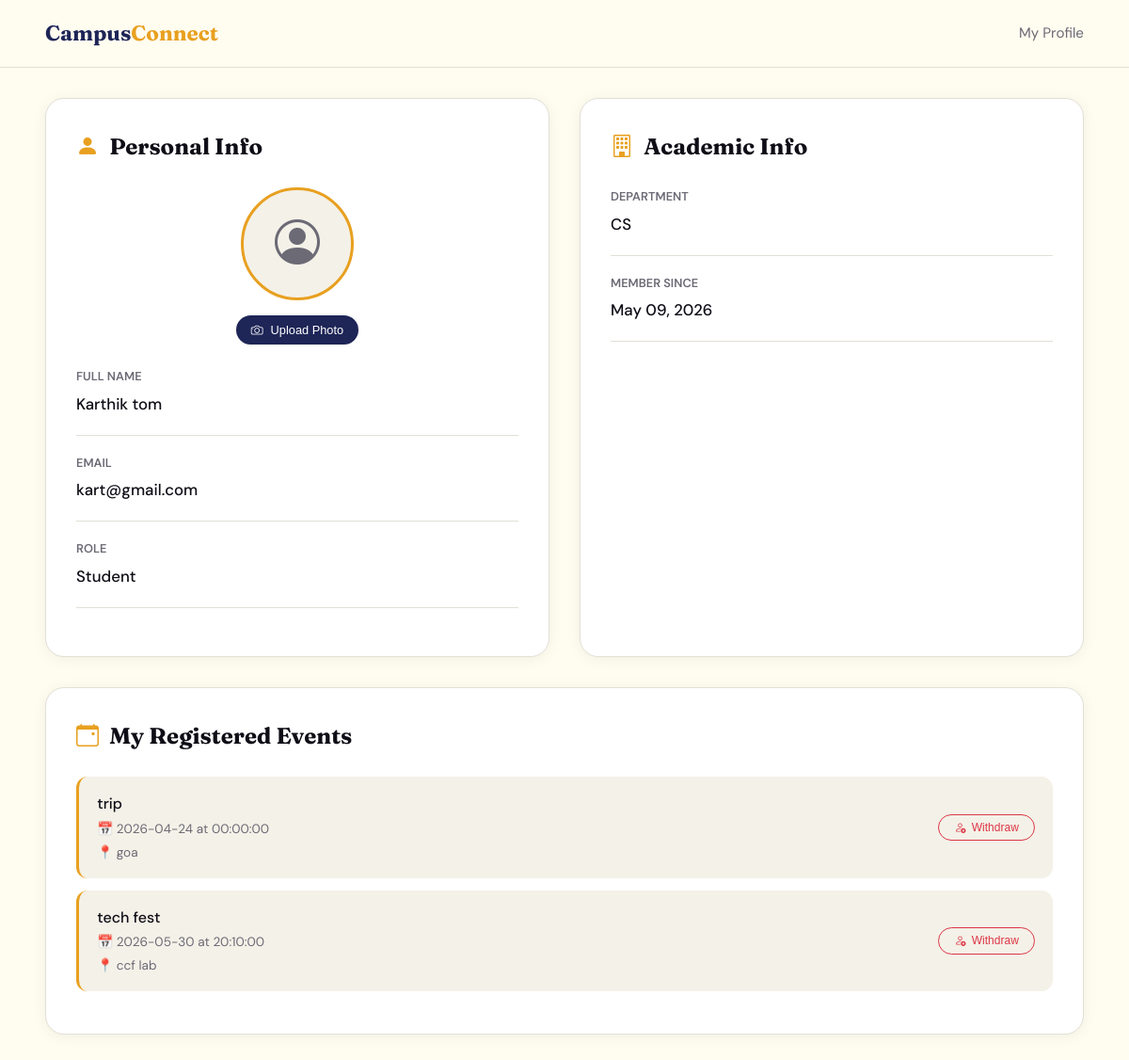
Screenshot of /student_profile.php (signed in) with the database file from the repository.
### tables this page shows
CREATE TABLE `users` (
  `id` int(11) NOT NULL,
  `name` varchar(100) DEFAULT NULL,
  `email` varchar(150) DEFAULT NULL,
  `password` varchar(255) DEFAULT NULL,
  `role` enum('student','organizer','admin') DEFAULT 'student',
  `created_at` timestamp NOT NULL DEFAULT current_timestamp(),
  `department` varchar(100) DEFAULT NULL,
  `profile_photo` varchar(255) DEFAULT NULL,
  `phone` varchar(20) DEFAULT NULL
);

CREATE TABLE `registrations` (
  `id` int(11) NOT NULL,
  `user_id` int(11) NOT NULL,
  `event_id` int(11) NOT NULL,
  `registered_at` timestamp NOT NULL DEFAULT current_timestamp()
);

CREATE TABLE `events` (
  `id` int(11) NOT NULL,
  `title` varchar(200) DEFAULT NULL,
  `description` text DEFAULT NULL,
  `category` enum('tech','cultural','sports','workshop','seminar') DEFAULT NULL,
  `event_date` date DEFAULT NULL,
  `venue` varchar(150) DEFAULT NULL,
  `capacity` int(11) DEFAULT 100,
  `organizer_id` int(11) DEFAULT NULL,
  `status` enum('pending','approved','rejected') DEFAULT 'pending',
  `created_at` timestamp NOT NULL DEFAULT current_timestamp(),
  `event_time` time DEFAULT NULL,
  `date` date DEFAULT NULL,
  `is_past` tinyint(1) DEFAULT 0,
  `images` text DEFAULT NULL
);

### functions.php (called while the page is built, shortened)
<?php
require_once 'config.php';
function getCurrentUser(){
    global $conn;
    $stmt = $conn->prepare("SELECT * FROM users WHERE id=?");
    $stmt->bind_param("i", $_SESSION['user_id']);
    $stmt->execute();
    return $stmt->get_result()->fetch_assoc();
}
function getUserEvents($user_id) {
    global $conn;
    $query = "SELECT e.*, r.id as registration_id
              FROM events e
              JOIN registrations r ON e.id = r.event_id
              WHERE r.user_id = ?
              ORDER BY e.event_date ASC";
    $stmt = $conn->prepare($query);
    $stmt->bind_param("i", $user_id);
    $stmt->execute();
    return $stmt->get_result()->fetch_all(MYSQLI_ASSOC);
}
?>

### student_profile.php (the view, shortened to what this page needs)
<?php
require_once 'functions.php';
$user = getCurrentUser();
$events = getUserEvents($_SESSION['user_id']);
$profile_photo =
    !empty($user['profile_photo'])
    ? $user['profile_photo']
    : '';
?>
<!DOCTYPE html>
<html lang="en">
<head>
<link href="https://cdn.jsdelivr.net/npm/bootstrap-icons/font/bootstrap-icons.css" rel="stylesheet">
</head>
<body>
<?php include 'Dashboard.php'; ?>
<div class="top-nav">
    <a href="index.php" class="logo">
        Campus<span>Connect</span>
    </a>
    <div style="font-size:.95rem;color:var(--muted);">
        My Profile
    </div>
</div>
<div class="page-content">
    <div class="profile-grid">
        <div class="profile-card">
            <h3>
                <i class="bi bi-person-fill" style="color:var(--amber);"></i>
                Personal Info
            </h3>
            <div class="profile-photo-section">
                <?php if(!empty($profile_photo)): ?>
                    <img
                        src="<?php echo htmlspecialchars($profile_photo); ?>?t=<?php echo time(); ?>"
                        class="profile-photo"
                        id="profilePreview"
                    >
                <?php else: ?>
                    <div class="photo-placeholder" id="profilePreview">
                        <i class="bi bi-person-circle"></i>
                    </div>
                <?php endif; ?>
                <div>
                    <button
                        class="upload-btn"
                        onclick="document.getElementById('photoInput').click()"
                    >
                        <i class="bi bi-camera"></i>
                        Upload Photo
                    </button>
                </div>
            </div>
            <div class="profile-item">
                <div class="profile-label">Full Name</div>
                <div class="profile-value">
                    <?php echo htmlspecialchars($user['name']); ?>
                </div>
            </div>
            <div class="profile-item">
                <div class="profile-label">Email</div>
                <div class="profile-value">
                    <?php echo htmlspecialchars($user['email']); ?>
                </div>
            </div>
            <div class="profile-item">
                <div class="profile-label">Role</div>
                <div class="profile-value" style="text-transform:capitalize;">
                    <?php echo htmlspecialchars($user['role']); ?>
                </div>
            </div>
        </div>
        <div class="profile-card">
            <h3>
                <i class="bi bi-building" style="color:var(--amber);"></i>
                Academic Info
            </h3>
            <div class="profile-item">
                <div class="profile-label">Department</div>
                <div class="profile-value">
                    <?php echo htmlspecialchars($user['department'] ?? 'Not specified'); ?>
                </div>
            </div>
            <div class="profile-item">
                <div class="profile-label">Member Since</div>
                <div class="profile-value">
                    <?php echo date('M d, Y', strtotime($user['created_at'])); ?>
                </div>
            </div>
        </div>
    </div>
    <div class="events-section">
        <h3>
            <i class="bi bi-calendar-event" style="color:var(--amber);"></i>
            My Registered Events
        </h3>
        <?php if(empty($events)): ?>
            <p class="no-events">
                You haven't registered for any events yet.
            </p>
        <?php else: ?>
            <ul class="event-list">
                <?php foreach($events as $e): ?>
                    <li>
                        <div>
                            <div class="event-title">
                                <?php echo htmlspecialchars($e['title']); ?>
                            </div>
                            <div class="event-date">
                                📅 <?php echo htmlspecialchars($e['event_date']); ?>
                                at
                                <?php echo htmlspecialchars($e['event_time']); ?>
                            </div>
                            <div class="event-venue">
                                📍 <?php echo htmlspecialchars($e['venue']); ?>
                            </div>
                        </div>
                        <button
                            class="withdraw-btn"
                            onclick="confirmWithdraw(
                                <?php echo $e['registration_id']; ?>,
                                '<?php echo addslashes($e['title']); ?>'
                            )"
                        >
                            <i class="bi bi-person-x"></i>
                            Withdraw
                        </button>
                    </li>
                <?php endforeach; ?>
            </ul>
        <?php endif; ?>
    </div>
</div>
</body>
</html>

### student_profile.php (style rules this page uses)
* { margin:0; padding:0; box-sizing:border-box; }
:root { --ink:#0f0e17; --cream:#fffcf0; --amber:#e86920; --amber-light:#fdf3dc; --indigo:#1e2557; --indigo-mid:#5e2d8c; --muted:#6b6a75; --border:#e2dfd6; --sand:#f4f1e8; --danger:#dc3545; }
body { font-family:'DM Sans',sans-serif; background:var(--cream); color:var(--ink); line-height:1.6; }
.top-nav { display:flex; align-items:center; justify-content:space-between; padding:1.1rem 3rem; border-bottom:1px solid var(--border); background:var(--cream); position:sticky; top:0; z-index:100; }
.logo { font-family:'Fraunces',serif; font-weight:700; font-size:1.4rem; color:var(--indigo); text-decoration:none; }
.logo span { color:var(--amber); }
.page-content { padding:2rem 3rem; }
.profile-grid { display:grid; grid-template-columns:1fr 1fr; gap:2rem; margin-bottom:2rem; }
.profile-card, .events-section { background:#fff; border-radius:1.25rem; padding:2rem; border:1px solid var(--border); box-shadow:0 2px 16px rgba(0,0,0,.06); }
.profile-card h3, .events-section h3 { font-family:'Fraunces',serif; font-size:1.5rem; margin-bottom:1.5rem; display:flex; align-items:center; gap:.7rem; }
.profile-photo-section { text-align:center; margin-bottom:1.5rem; }
.photo-placeholder { width:120px; height:120px; border-radius:50%; border:3px solid var(--amber); background:var(--sand); display:flex; align-items:center; justify-content:center; margin:0 auto 1rem; }
.photo-placeholder i { font-size:3rem; color:var(--muted); }
.upload-btn { background:var(--indigo); color:#fff; border:none; padding:.5rem 1rem; border-radius:2rem; cursor:pointer; font-size:.8rem; display:inline-flex; align-items:center; gap:.5rem; }
.profile-item { margin-bottom:1.2rem; padding-bottom:1.2rem; border-bottom:1px solid var(--border); }
.profile-label { font-size:.8rem; color:var(--muted); margin-bottom:.3rem; text-transform:uppercase; font-weight:600; }
.profile-value { font-size:1.05rem; font-weight:500; }
.event-list { list-style:none; }
.event-list li { background:var(--sand); border-left:3px solid var(--amber); border-radius:.75rem; padding:1rem 1.2rem; margin-bottom:.8rem; display:flex; justify-content:space-between; align-items:center; gap:1rem; flex-wrap:wrap; }
.event-title { font-size:1rem; font-weight:500; }
.event-date, .event-venue { color:var(--muted); font-size:.85rem; margin-top:.2rem; }
.withdraw-btn { background:none; border:1px solid var(--danger); color:var(--danger); padding:.4rem 1rem; border-radius:2rem; cursor:pointer; font-size:.75rem; display:inline-flex; align-items:center; gap:.4rem; }

### Dashboard.php (style rules this page uses)
:root { --cream: #fffcf0; --ink: #0f0e17; --indigo: #1e2557; --indigo-mid: #2d3a8c; --amber: #e8a020; --muted: #6b6a75; --border: #e2dfd6; --sand: #f4f1e8; }

### rows the page displays
users: name "Karthik tom", email "kart@gmail.com", role "Student", department "CS", created_at "May 09, 2026"
registrations: event.title "trip", event.event_date "2026-04-24", event.event_time "00:00:00", event.venue "goa"
registrations: event.title "tech fest", event.event_date "2026-05-30", event.event_time "20:10:00", event.venue "ccf lab"
